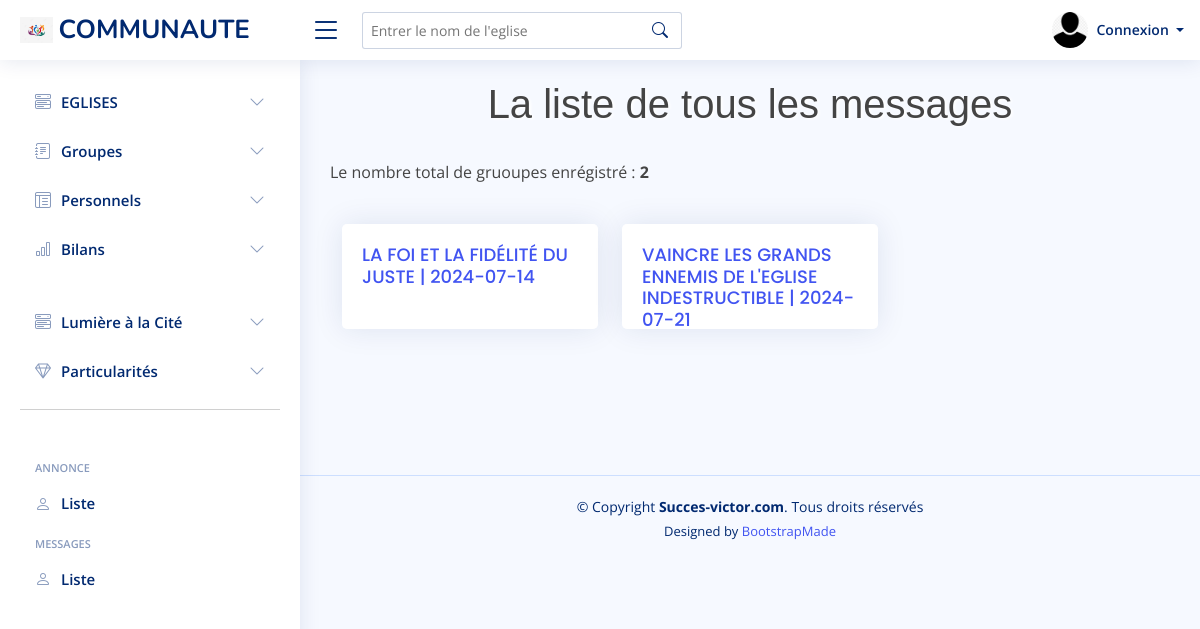
/annonces/messages, run on the app's committed database.
### Annonces/models.py (models this page shows, shortened)
class Message(models.Model):
    titre = models.CharField(max_length=200, blank=True, null=True,)
    message = models.FileField(blank=True, null=True, upload_to='messages')
    hymnes = models.CharField(max_length=200, blank=True, null=True,)
    date = models.DateField()
    auteur = models.ForeignKey(User, on_delete=models.CASCADE)
    add_date = models.DateField(auto_now_add=True)
    def __str__(self):
        return f'{self.titre} | {self.date} '
    class Meta:
        ordering = ['-add_date']

### Annonces/views.py (the view)
# urls.py: path('messages', messageList, name='messages'),
def messageList(request):
    messages = Message.objects.all()
    message_count = messages.count()
    context = {
        'messages':messages,
        'message_count':message_count
    }
    return render(request, 'messages/messages.html', context)

### Annonces/templates/messages/messages.html (shortened to what this page needs)
{% extends 'base.html' %}
{% load static %}
{% block gestion %}
    <h1>La liste de tous les messages  </h1> <br>
    <p>Le nombre total de gruoupes enrégistré : <strong>{{message_count}}</strong></p> <br>
        <section class="container-fluid">
            <div class="row">
            {% if messages %}
                {% for message in messages %}
                    <div class="col-md-4">
                    <div class="card" style="height: 105px; overflow:scroll;">
                        <div class="card-body">
                            <h5 class="card-title"><a href="{% url 'message_details' message.pk %}">{{message}}</a></h5>
                        </div>
                        </div>
                    </div>
                {% endfor %}
                {% else %}
                <strong>Pas d'informations pour le moment !</strong>
            {% endif %}
            </div>
        </section>
        <br><br><br><br>
{% endblock %}

### static/assets/css/style.css (style rules this page uses)
:root { scroll-behavior: smooth; }
body { font-family: "Open Sans", sans-serif; background: #f6f9ff; color: #444444; }
a { color: #4154f1; text-decoration: none; }
h1, h2, h3, h4, h5, h6 { font-family: "Nunito", sans-serif; }
.card { margin-bottom: 30px; border: none; border-radius: 5px; box-shadow: 0px 0 30px rgba(1, 41, 112, 0.1); }
.card-title { padding: 20px 0 15px 0; font-size: 18px; font-weight: 500; color: #012970; font-family: "Poppins", sans-serif; }
.card-body { padding: 0 20px 20px 20px; }

### static/css/main.css (style rules this page uses)
h1 { text-align: center; font-family: "Trebuchet MS", "Lucida Sans Unicode", "Lucida Grande", "Lucida Sans", Arial, sans-serif; text-shadow: 2px 1px 3px white; }

### data on the page
Message: titre+date "LA FOI ET LA FIDÉLITÉ DU JUSTE | 2024-07-14"
Message: titre+date "VAINCRE LES GRANDS ENNEMIS DE L'EGLISE INDESTRUCTIBLE | 2024-07-21"

### other printed values
{{ message_count }} "2"
